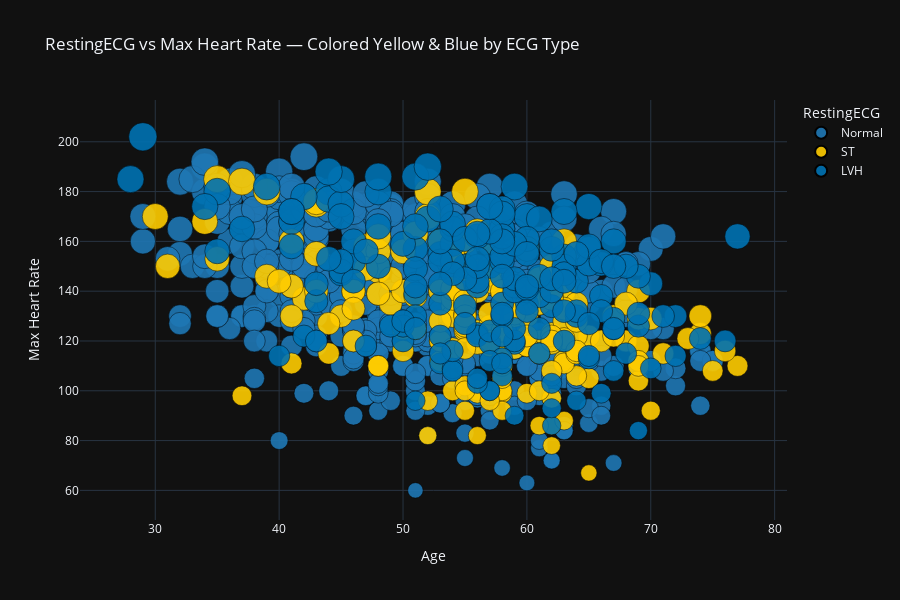

The cell this chart's notebook holds for it:
### Code cell
# Load data
df = pd.read_csv("C:/Users/re/DSI/Heart-Failure-Prediction/raw_data/heart.csv")

# Create 'HeartFailure' column if not present
if 'HeartFailure' not in df.columns and 'HeartDisease' in df.columns:
    df['HeartFailure'] = df['HeartDisease']

# Optional: Clean extreme BP values
df_cleaned = df[(df['RestingBP'] >= 80) & (df['RestingBP'] <= 180)]

# Define custom color sequence: Blue, Yellow, Dark Blue
custom_colors = ['#1f77b4', '#ffcc00', '#0072B2']

# Plot
fig = px.scatter(
    df_cleaned,
    x='Age',
    y='MaxHR',
    color='RestingECG',
    size='MaxHR',
    labels={'Age': 'Age', 'MaxHR': 'Max Heart Rate'},
    template='plotly_dark',
    opacity=0.9,
    color_discrete_sequence=custom_colors,
    title='RestingECG vs Max Heart Rate — Colored Yellow & Blue by ECG Type'
)

fig.update_traces(marker=dict(line=dict(width=0.5, color='black')))
fig.update_layout(height=600)
fig.show()

### Figure 1 — Plotly figure (JSON) as saved in the notebook; plotly's stock layout.template omitted (floating-point values rounded to 4 significant figures; data arrays with more than 128 entries replaced by an {"elided": "..."} marker saying what was removed)
{"data": [{"hovertemplate": "RestingECG=Normal<br>Age=%{x}<br>Max Heart Rate=%{marker.size}<extra></extra>", "legendgroup": "Normal", "marker": {"color": "#1f77b4", "line": {"color": "black", "width": 0.5}, "opacity": 0.9, "size": {"elided": "547 int values"}, "sizemode": "area", "sizeref": 0.505, "symbol": "circle"}, "mode": "markers", "name": "Normal", "orientation": "v", "showlegend": true, "type": "scatter", "x": {"elided": "547 int values"}, "xaxis": "x", "y": {"elided": "547 int values"}, "yaxis": "y"}, {"hovertemplate": "RestingECG=ST<br>Age=%{x}<br>Max Heart Rate=%{marker.size}<extra></extra>", "legendgroup": "ST", "marker": {"color": "#ffcc00", "line": {"color": "black", "width": 0.5}, "opacity": 0.9, "size": {"elided": "177 int values"}, "sizemode": "area", "sizeref": 0.505, "symbol": "circle"}, "mode": "markers", "name": "ST", "orientation": "v", "showlegend": true, "type": "scatter", "x": {"elided": "177 int values"}, "xaxis": "x", "y": {"elided": "177 int values"}, "yaxis": "y"}, {"hovertemplate": "RestingECG=LVH<br>Age=%{x}<br>Max Heart Rate=%{marker.size}<extra></extra>", "legendgroup": "LVH", "marker": {"color": "#0072B2", "line": {"color": "black", "width": 0.5}, "opacity": 0.9, "size": {"elided": "185 int values"}, "sizemode": "area", "sizeref": 0.505, "symbol": "circle"}, "mode": "markers", "name": "LVH", "orientation": "v", "showlegend": true, "type": "scatter", "x": {"elided": "185 int values"}, "xaxis": "x", "y": {"elided": "185 int values"}, "yaxis": "y"}], "layout": {"height": 600, "legend": {"itemsizing": "constant", "title": {"text": "RestingECG"}, "tracegroupgap": 0}, "title": {"text": "RestingECG vs Max Heart Rate — Colored Yellow & Blue by ECG Type"}, "xaxis": {"anchor": "y", "domain": [0, 1], "title": {"text": "Age"}}, "yaxis": {"anchor": "x", "domain": [0, 1], "title": {"text": "Max Heart Rate"}}}}
